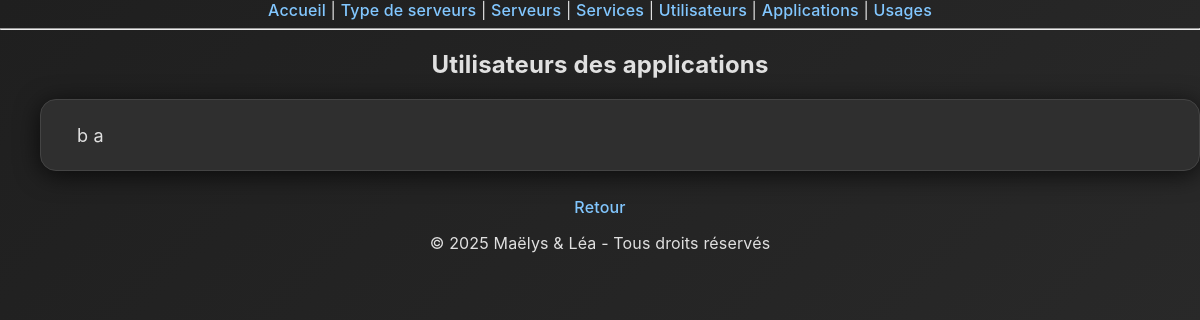
/applications/affiche/, run on an earlier commit of the app's database.
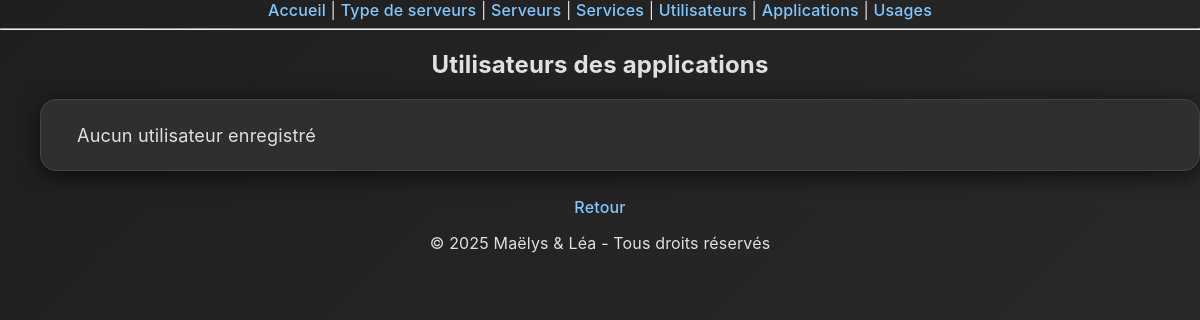
And on a later commit of the database.
### monapp/models.py (models this page shows, shortened)
class Applications(models.Model):
    nom_applications = models.CharField(max_length=100)
    logo_applications = models.ImageField(upload_to='logos/', null=True, blank=True)
    utilisateur_applications = models.ForeignKey(Utilisateurs, on_delete=models.CASCADE)
    memoire_utilisee = models.IntegerField(help_text="Mémoire utilisée en Mo", default=0)
    cpu_utilise = models.IntegerField(help_text="Nombre de CPU nécessaires", default=1)

class Utilisateurs(models.Model):
    nom_utilisateurs = models.CharField(max_length=100)
    prenom_utilisateurs = models.CharField(max_length=100)
    email_utilisateurs = models.EmailField(blank=False)
    def __str__(self):
        return f"{self.prenom_utilisateurs} {self.nom_utilisateurs}"

### monapp/views.py (the view)
# urls.py: path('applications/affiche/', views.applications_affiche, name='applications_affiche'),
def applications_affiche(request):
    applications = Applications.objects.all()
    return render(request, 'monapp/applications_affiche.html', {'applications': applications})

### monapp/templates/monapp/applications_affiche.html
{% extends 'monapp/base.html' %}
{% block content %}
<h2>Utilisateurs des applications</h2>
<ul>
  {% for app in applications %}
    <li>{{ app.utilisateur_applications }}</li>
  {% empty %}
    <li>Aucun utilisateur enregistré</li>
  {% endfor %}
</ul>
<a href="{% url 'applications_list' %}">Retour</a>
<footer>
  <p>© 2025 Maëlys & Léa - Tous droits réservés</p>
</footer>
{% endblock %}

What changed in the data, as far as the page shows it:
removed Applications: utilisateur_applications "b a"
Also different on the page:
text now shown: "Aucun utilisateur enregistré"
